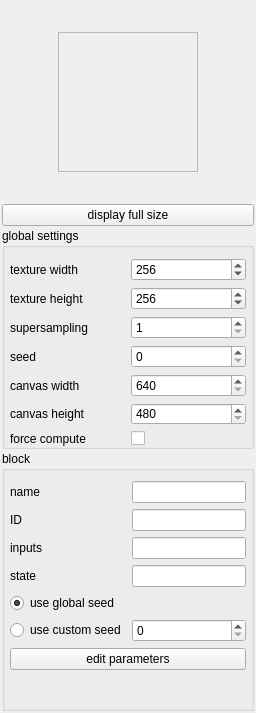
        <widget class="QWidget" name="scrollAreaWidgetContents_2">
         <property name="geometry">
          <rect>
           <x>0</x>
           <y>0</y>
           <width>256</width>
           <height>713</height>
          </rect>
         </property>
         <property name="sizePolicy">
          <sizepolicy hsizetype="Preferred" vsizetype="Expanding">
           <horstretch>0</horstretch>
           <verstretch>0</verstretch>
          </sizepolicy>
         </property>
         <layout class="QVBoxLayout" name="verticalLayout">
          <property name="spacing">
           <number>2</number>
          </property>
          <property name="leftMargin">
           <number>2</number>
          </property>
          <property name="topMargin">
           <number>2</number>
          </property>
          <property name="rightMargin">
           <number>2</number>
          </property>
          <property name="bottomMargin">
           <number>2</number>
          </property>
          <item>
           <widget class="QWidget" name="widget" native="true">
            <property name="sizePolicy">
             <sizepolicy hsizetype="Preferred" vsizetype="Fixed">
              <horstretch>0</horstretch>
              <verstretch>0</verstretch>
             </sizepolicy>
            </property>
            <property name="minimumSize">
             <size>
              <width>0</width>
              <height>200</height>
             </size>
            </property>
            <layout class="QHBoxLayout" name="horizontalLayout_3">
             <property name="spacing">
              <number>0</number>
             </property>
             <property name="leftMargin">
              <number>0</number>
             </property>
             <property name="topMargin">
              <number>0</number>
             </property>
             <property name="rightMargin">
              <number>0</number>
             </property>
             <property name="bottomMargin">
              <number>0</number>
             </property>
             <item>
              <widget class="ColorBufferDisplay" name="preview">
               <property name="sizePolicy">
                <sizepolicy hsizetype="Fixed" vsizetype="Fixed">
                 <horstretch>0</horstretch>
                 <verstretch>0</verstretch>
                </sizepolicy>
               </property>
               <property name="minimumSize">
                <size>
                 <width>140</width>
                 <height>140</height>
                </size>
               </property>
               <property name="frameShape">
                <enum>QFrame::StyledPanel</enum>
               </property>
               <property name="frameShadow">
                <enum>QFrame::Raised</enum>
               </property>
              </widget>
             </item>
            </layout>
           </widget>
          </item>
          <item>
           <widget class="QPushButton" name="pushButton">
            <property name="text">
             <string>display full size</string>
            </property>
           </widget>
          </item>
          <item>
           <widget class="QGroupBox" name="groupBox_3">
            <property name="sizePolicy">
             <sizepolicy hsizetype="Preferred" vsizetype="Minimum">
              <horstretch>0</horstretch>
              <verstretch>0</verstretch>
             </sizepolicy>
            </property>
            <property name="minimumSize">
             <size>
              <width>0</width>
              <height>220</height>
             </size>
            </property>
            <property name="title">
             <string>global settings</string>
            </property>
            <property name="alignment">
             <set>Qt::AlignLeading|Qt::AlignLeft|Qt::AlignTop</set>
            </property>
            <property name="flat">
             <bool>false</bool>
            </property>
            <property name="checkable">
             <bool>false</bool>
            </property>
            <layout class="QGridLayout" name="gridLayout_3">
             <property name="leftMargin">
              <number>5</number>
             </property>
             <property name="topMargin">
              <number>10</number>
             </property>
             <property name="rightMargin">
              <number>5</number>
             </property>
             <property name="bottomMargin">
              <number>0</number>
             </property>
             <item row="0" column="0">
              <widget class="QLabel" name="label">
               <property name="text">
                <string>texture width</string>
               </property>
              </widget>
             </item>
             <item row="3" column="0">
              <widget class="QLabel" name="label_4">
               <property name="text">
                <string>seed</string>
               </property>
              </widget>
             </item>
             <item row="0" column="1">
              <widget class="QSpinBox" name="width">
               <property name="minimum">
                <number>1</number>
               </property>
               <property name="maximum">
                <number>65536</number>
               </property>
               <property name="value">
                <number>256</number>
               </property>
              </widget>
             </item>
             <item row="3" column="1">
              <widget class="QSpinBox" name="seed">
               <property name="maximum">
                <number>65536</number>
               </property>
              </widget>
             </item>
             <item row="1" column="0">
              <widget class="QLabel" name="label_2">
               <property name="text">
                <string>texture height</string>
               </property>
              </widget>
             </item>
             <item row="2" column="0">
              <widget class="QLabel" name="label_3">
               <property name="text">
                <string>supersampling</string>
               </property>
              </widget>
             </item>
             <item row="4" column="0">
              <widget class="QLabel" name="label_5">
               <property name="text">
                <string>canvas width</string>
               </property>
              </widget>
             </item>
             <item row="1" column="1">
              <widget class="QSpinBox" name="height">
               <property name="minimum">
                <number>1</number>
               </property>
               <property name="maximum">
                <number>65536</number>
               </property>
               <property name="value">
                <number>256</number>
               </property>
              </widget>
             </item>
             <item row="7" column="0">
              <spacer name="verticalSpacer">
               <property name="orientation">
                <enum>Qt::Vertical</enum>
               </property>
               <property name="sizeHint" stdset="0">
                <size>
                 <width>20</width>
                 <height>40</height>
                </size>
               </property>
              </spacer>
             </item>
             <item row="2" column="1">
              <widget class="QSpinBox" name="supersampling">
               <property name="minimum">
                <number>1</number>
               </property>
               <property name="maximum">
                <number>5</number>
               </property>
              </widget>
             </item>
             <item row="5" column="0">
              <widget class="QLabel" name="label_6">
               <property name="text">
                <string>canvas height</string>
               </property>
              </widget>
             </item>
             <item row="4" column="1">
              <widget class="QSpinBox" name="cwidth">
               <property name="minimum">
                <number>640</number>
               </property>
               <property name="maximum">
                <number>65536</number>
               </property>
               <property name="value">
                <number>640</number>
               </property>
              </widget>
             </item>
             <item row="5" column="1">
              <widget class="QSpinBox" name="cheight">
               <property name="minimum">
                <number>480</number>
               </property>
               <property name="maximum">
                <number>65536</number>
               </property>
               <property name="value">
                <number>480</number>
               </property>
              </widget>
             </item>
             <item row="6" column="0">
              <widget class="QLabel" name="label_7">
               <property name="text">
                <string>force compute</string>
               </property>
              </widget>
             </item>
             <item row="6" column="1">
              <widget class="QCheckBox" name="force">
               <property name="text">
                <string/>
               </property>
              </widget>
             </item>
            </layout>
           </widget>
          </item>
          <item>
           <widget class="QGroupBox" name="group_block">
            <property name="sizePolicy">
             <sizepolicy hsizetype="Preferred" vsizetype="Minimum">
              <horstretch>0</horstretch>
              <verstretch>0</verstretch>
             </sizepolicy>
            </property>
            <property name="minimumSize">
             <size>
              <width>0</width>
              <height>260</height>
             </size>
            </property>
            <property name="title">
             <string>block</string>
            </property>
            <property name="alignment">
             <set>Qt::AlignLeading|Qt::AlignLeft|Qt::AlignTop</set>
            </property>
            <property name="flat">
             <bool>false</bool>
            </property>
            <property name="checkable">
             <bool>false</bool>
            </property>
            <layout class="QGridLayout" name="gridLayout_6">
             <property name="leftMargin">
              <number>5</number>
             </property>
             <property name="topMargin">
              <number>10</number>
             </property>
             <property name="rightMargin">
              <number>5</number>
             </property>
             <property name="bottomMargin">
              <number>0</number>
             </property>
             <item row="5" column="0">
              <widget class="QRadioButton" name="radio_custom_seed">
               <property name="text">
                <string>use custom seed</string>
               </property>
              </widget>
             </item>
             <item row="1" column="0">
              <widget class="QLabel" name="label_9">
               <property name="text">
                <string>ID</string>
               </property>
              </widget>
             </item>
             <item row="2" column="1">
              <widget class="QLineEdit" name="block_inputs">
               <property name="readOnly">
                <bool>true</bool>
               </property>
              </widget>
             </item>
             <item row="1" column="1">
              <widget class="QLineEdit" name="block_id">
               <property name="readOnly">
                <bool>true</bool>
               </property>
              </widget>
             </item>
             <item row="4" column="0">
              <widget class="QRadioButton" name="radio_global_seed">
               <property name="text">
                <string>use global seed</string>
               </property>
               <property name="checked">
                <bool>true</bool>
               </property>
              </widget>
             </item>
             <item row="0" column="0">
              <widget class="QLabel" name="label_8">
               <property name="text">
                <string>name</string>
               </property>
              </widget>
             </item>
             <item row="2" column="0">
              <widget class="QLabel" name="label_10">
               <property name="text">
                <string>inputs</string>
               </property>
              </widget>
             </item>
             <item row="6" column="0" colspan="2">
              <widget class="QPushButton" name="pushButton_26">
               <property name="text">
                <string>edit parameters</string>
               </property>
              </widget>
             </item>
             <item row="3" column="1">
              <widget class="QLineEdit" name="block_state">
               <property name="readOnly">
                <bool>true</bool>
               </property>
              </widget>
             </item>
             <item row="3" column="0">
              <widget class="QLabel" name="label_13">
               <property name="text">
                <string>state</string>
               </property>
              </widget>
             </item>
             <item row="5" column="1">
              <widget class="QSpinBox" name="custom_seed">
               <property name="maximum">
                <number>9999999</number>
               </property>
              </widget>
             </item>
             <item row="0" column="1">
              <widget class="QLineEdit" name="block_name">
               <property name="readOnly">
                <bool>true</bool>
               </property>
              </widget>
             </item>
             <item row="7" column="0">
              <spacer name="verticalSpacer_3">
               <property name="orientation">
                <enum>Qt::Vertical</enum>
               </property>
               <property name="sizeHint" stdset="0">
                <size>
                 <width>20</width>
                 <height>40</height>
                </size>
               </property>
              </spacer>
             </item>
            </layout>
           </widget>
          </item>
         </layout>
        </widget>
